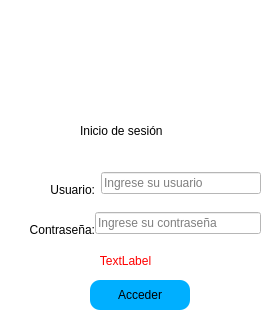
<?xml version="1.0" encoding="UTF-8"?>
<ui version="4.0">
 <class>login</class>
 <widget class="QDialog" name="login">
  <property name="geometry">
   <rect>
    <x>0</x>
    <y>0</y>
    <width>271</width>
    <height>325</height>
   </rect>
  </property>
  <property name="maximumSize">
   <size>
    <width>271</width>
    <height>325</height>
   </size>
  </property>
  <property name="baseSize">
   <size>
    <width>2</width>
    <height>0</height>
   </size>
  </property>
  <property name="windowTitle">
   <string>Iniciar Sesión</string>
  </property>
  <property name="windowIcon">
   <iconset>
    <normaloff>../../assets/images/Nuevo aspecto.png</normaloff>../../assets/images/Nuevo aspecto.png</iconset>
  </property>
  <property name="styleSheet">
   <string notr="true">background-color: rgb(255, 255, 255);</string>
  </property>
  <property name="modal">
   <bool>false</bool>
  </property>
  <widget class="QLabel" name="logo">
   <property name="geometry">
    <rect>
     <x>90</x>
     <y>10</y>
     <width>100</width>
     <height>100</height>
    </rect>
   </property>
   <property name="maximumSize">
    <size>
     <width>100</width>
     <height>100</height>
    </size>
   </property>
   <property name="text">
    <string/>
   </property>
   <property name="pixmap">
    <pixmap>../../assets/images/Nuevo aspecto.png</pixmap>
   </property>
   <property name="scaledContents">
    <bool>true</bool>
   </property>
   <property name="alignment">
    <set>Qt::AlignCenter</set>
   </property>
   <property name="wordWrap">
    <bool>false</bool>
   </property>
  </widget>
  <widget class="QLabel" name="label">
   <property name="geometry">
    <rect>
     <x>80</x>
     <y>110</y>
     <width>121</width>
     <height>41</height>
    </rect>
   </property>
   <property name="styleSheet">
    <string notr="true">font: 12pt &quot;MS Shell Dlg 2&quot;;</string>
   </property>
   <property name="text">
    <string>Inicio de sesión</string>
   </property>
  </widget>
  <widget class="QLabel" name="error_mesage">
   <property name="geometry">
    <rect>
     <x>20</x>
     <y>250</y>
     <width>211</width>
     <height>21</height>
    </rect>
   </property>
   <property name="styleSheet">
    <string notr="true">color: rgb(255, 0, 0);</string>
   </property>
   <property name="text">
    <string>TextLabel</string>
   </property>
   <property name="scaledContents">
    <bool>true</bool>
   </property>
   <property name="alignment">
    <set>Qt::AlignCenter</set>
   </property>
  </widget>
  <widget class="QWidget" name="layoutWidget">
   <property name="geometry">
    <rect>
     <x>10</x>
     <y>170</y>
     <width>251</width>
     <height>27</height>
    </rect>
   </property>
   <layout class="QHBoxLayout" name="horizontalLayout">
    <item>
     <widget class="QLabel" name="usuario">
      <property name="minimumSize">
       <size>
        <width>85</width>
        <height>3</height>
       </size>
      </property>
      <property name="contextMenuPolicy">
       <enum>Qt::PreventContextMenu</enum>
      </property>
      <property name="styleSheet">
       <string notr="true">font: 75 12pt &quot;MS Shell Dlg 2&quot;;</string>
      </property>
      <property name="text">
       <string>Usuario:</string>
      </property>
      <property name="alignment">
       <set>Qt::AlignBottom|Qt::AlignRight|Qt::AlignTrailing</set>
      </property>
     </widget>
    </item>
    <item>
     <widget class="QLineEdit" name="ln_user">
      <property name="minimumSize">
       <size>
        <width>150</width>
        <height>0</height>
       </size>
      </property>
      <property name="styleSheet">
       <string notr="true">font: 12pt &quot;MS Shell Dlg 2&quot;;</string>
      </property>
      <property name="text">
       <string/>
      </property>
      <property name="placeholderText">
       <string>Ingrese su usuario</string>
      </property>
     </widget>
    </item>
   </layout>
  </widget>
  <widget class="QWidget" name="layoutWidget">
   <property name="geometry">
    <rect>
     <x>10</x>
     <y>210</y>
     <width>251</width>
     <height>27</height>
    </rect>
   </property>
   <layout class="QHBoxLayout" name="horizontalLayout_2">
    <property name="spacing">
     <number>0</number>
    </property>
    <item>
     <widget class="QLabel" name="pass">
      <property name="minimumSize">
       <size>
        <width>85</width>
        <height>0</height>
       </size>
      </property>
      <property name="styleSheet">
       <string notr="true">font: 75 12pt &quot;MS Shell Dlg 2&quot;;</string>
      </property>
      <property name="text">
       <string>Contraseña:</string>
      </property>
      <property name="alignment">
       <set>Qt::AlignBottom|Qt::AlignRight|Qt::AlignTrailing</set>
      </property>
     </widget>
    </item>
    <item>
     <widget class="QLineEdit" name="ln_password">
      <property name="minimumSize">
       <size>
        <width>150</width>
        <height>0</height>
       </size>
      </property>
      <property name="styleSheet">
       <string notr="true">font: 12pt &quot;MS Shell Dlg 2&quot;;</string>
      </property>
      <property name="echoMode">
       <enum>QLineEdit::Password</enum>
      </property>
      <property name="placeholderText">
       <string>Ingrese su contraseña</string>
      </property>
     </widget>
    </item>
   </layout>
  </widget>
  <widget class="QPushButton" name="btn_acceder">
   <property name="geometry">
    <rect>
     <x>90</x>
     <y>280</y>
     <width>100</width>
     <height>30</height>
    </rect>
   </property>
   <property name="minimumSize">
    <size>
     <width>100</width>
     <height>30</height>
    </size>
   </property>
   <property name="cursor">
    <cursorShape>PointingHandCursor</cursorShape>
   </property>
   <property name="styleSheet">
    <string notr="true">background-color: rgb(0, 175, 255);
font: 75 12pt &quot;MS Shell Dlg 2&quot;;
border-radius: 10px
</string>
   </property>
   <property name="text">
    <string>Acceder</string>
   </property>
  </widget>
 </widget>
 <resources>
  <include location="../assets/images/imagenes.qrc"/>
 </resources>
 <connections/>
</ui>
